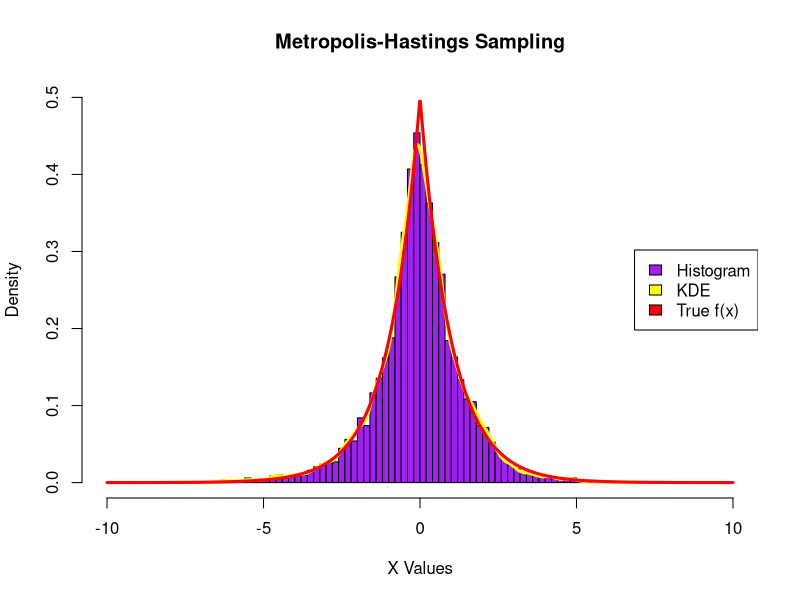

This chart was generated by the following R code: (Note: a time limit stopped this script after it produced the figure.)
## ---- chunk 1
knitr::opts_chunk$set(echo = TRUE)
## ---- chunk 2
library(ggplot2)
library(tidyverse)
#set the working directory to where you intend to have your file set
#setwd('C:/Users/Admin/Documents/Programming for Data Science/Coursework')
#getwd()
## ---- chunk 3
target <- function(x) {
  return (0.5*exp(-abs(x)))
}
## ---- chunk 4
###We need to create a vector to store the values and assign the first element to x0 while preventing starting value from becoming 0
random_walk_metropolis <- function(x0,N,s) {
  samspc<- numeric(N)
  samspc[1] <- x0
  for (i in 2:N) {
    x_star<- rnorm(1,mean= samspc[i-1], sd= s)
    ratio <- target(x_star) / target(samspc[i-1])
    u <- runif(1,min=0, max=1)
    
    if (log(u) < log(ratio)) {
      samspc[i]= x_star
    } else {
      samspc[i]<- samspc[i-1]
    }
  }
  
  return(samspc)
}
## ---- chunk 5
set.seed(444)
sample<- random_walk_metropolis(2,10000,1)
head(sample)
class(sample)
df<- data.frame(sample)
x_vals<-seq(-10,10,length.out=1000)
y_vals<-target(x_vals)
fx_df<- tibble(x_vals,y_vals)
## ---- chunk 6
print(paste("The Monte Carlo Estimate of Mean: ", mean(sample)))
print(paste("The Monte Carlo Estimate of Standard Deviation: ", sd(sample)))
## ---- chunk 7
#png(file='Metropolis-Hasting Sampling.png')

hist(sample,probability=TRUE, breaks=100,col="purple",
     main="Metropolis-Hastings Sampling", 
     xlab="X Values", ylab="Density",
     xlim=c(-10,10),ylim=c(0,0.5))

lines(density(sample),col="yellow",lwd=3)

lines(fx_df,col="red",lwd=3)

legend("right",legend=c("Histogram","KDE","True f(x)"),fill=c("purple","yellow","red"))

#dev.off()
## ---- chunk 8
MarkovChains<- function(N,J) {
  #create a grid of s values
  s_vals<- pretty(c(0.001, 1), n = 2000)
  #create random numbers based on J
  j_vals <- runif(J,max=40,min=-40)
  #create a numeric vector to store r hat values
  rhat_vals <- numeric(length(s_vals))
  latest_rhat <- 0
  #create a matrix to store the multiple chains values for faster computation in loops
  for (s in seq_along(s_vals)){
    chains_matrix <- matrix(NA, nrow=N,ncol=J)
    for (j in seq_len(J)) {
      chains_matrix[,j] <-
        random_walk_metropolis(j_vals[j],N,s_vals[s])
    }
    #applying mean and variance to the columns of matrix after all chains for given s values are generated
    M_j<-colMeans(chains_matrix)
    V_j<-apply(chains_matrix,2,var)
    #follow the rest of the steps given
    W<- mean(V_j)
    M<- mean(M_j)
    B<- sum((M_j-M)^2)/J
    R_hat<- sqrt((B+W)/W)
    # need to store a number of r hat values as a result of a grid of s values and need to store the latest r hat value as the final value generated
    rhat_vals[s]<- R_hat
    result_mat <- cbind(s_vals=s_vals,rhat_vals=rhat_vals)
    latest_rhat <- R_hat
  }
  return (list(result_mat=result_mat,latest_rhat=latest_rhat))
}
## ---- chunk 9
result<- MarkovChains(N=2000, J=4)
data<- as_tibble(result$result_mat)
## ---- chunk 10
#need to run data with s=0.001
head(data)
## ---- chunk 11
p1<- ggplot(data, aes(x=s_vals,y=rhat_vals))+
  geom_line(aes(color= "R values"))+
  geom_hline(yintercept = 1.05, color="red", linetype="dashed")+
  labs(x = "Standard Deviation (s)", y = "R_hat", title = "Convergence Diagnosis") +
  ylim(0, 2)+
  scale_color_manual(values = "blue")
p1
#ggsave("Convergence Diagnosis.png", plot=p1)
## ---- chunk 12
cat("Final R hat value:", result$latest_rhat,"\n")
